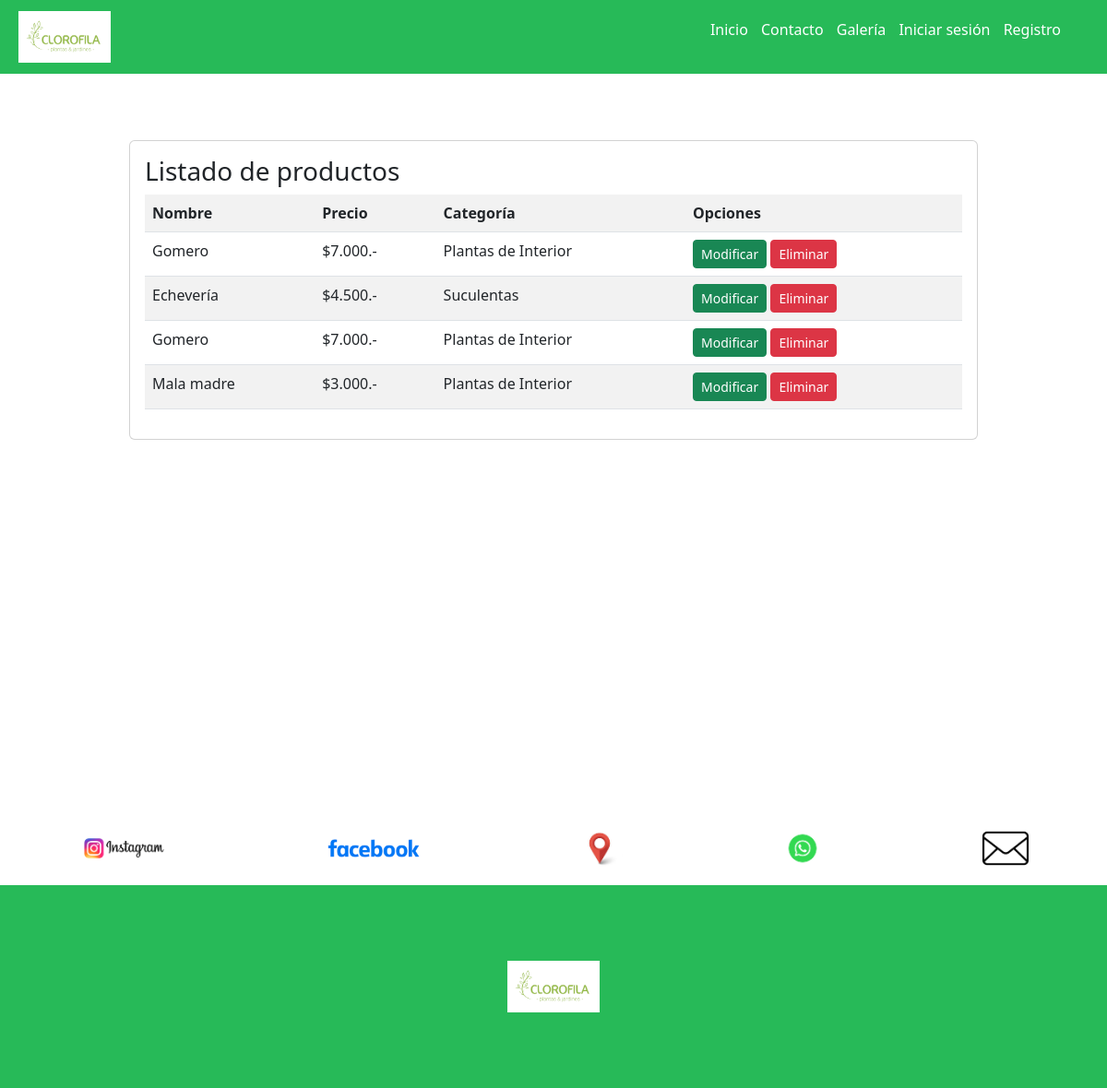
Screenshot of /listarProductos/ with the database file from the repository.
### core/models.py (models this page shows, shortened)
class producto(models.Model):
     nombre = models.CharField(max_length=50)
     precio = models.IntegerField()
     descripcion = models.TextField()
     exterior = models.BooleanField()
     categoria = models.ForeignKey(Categoria, on_delete=models.PROTECT)
     fecha_germinacion = models.DateField()
     imagen = models.ImageField(null=True, blank=True)
     stock = models.IntegerField(default=0)

class Categoria(models.Model):
    nombre = models.CharField(max_length=50)
    def __str__(self):
        return self.nombre

### core/views.py (the view)
# urls.py: path('listarProductos/', listarProductos, name="listarProductos"),
def listarProductos(request):
     prod =producto.objects.all()
     data = {
          'prod':prod
     }
     return render(request,'core/producto/listarProductos.html', data)

### core/templates/core/producto/listarProductos.html
{% extends 'core/base.html' %}
{% block contenido %}
{% load humanize%}
{% block css %}
<br>
<br>
<br>
<div class="card">
    <div class="card-body">
        <h3>Listado de productos</h3>
        <table class="table table-striped table=hover table=responsive-sm ">
            <tr>
                <th>Nombre</th>
                <th>Precio</th>
                <th>Categoría</th>
                <th>Opciones</th>
            </tr>
            {% for p in prod %}
            <tr>
                <td>{{ p.nombre }}</td>
                <td>${{ p.precio | intcomma }}.-</td>
                <td>{{ p.categoria }}</td>
                <td>
                    <a href="{% url 'modificarProducto' p.id%}" class="btn btn-success btn-sm">Modificar</a>
                    <a href="{% url 'eliminarProducto' p.id%}" class="btn btn-danger btn-sm">Eliminar</a>
                </td>
            </tr>
            {% endfor %}
        </table>
    </div>
</div>
{% endblock %}
{% endblock %}

### core/static/core/css/estilos.css (style rules this page uses)
* { margin:0; padding:0; }
body { background-color:#EDF2F7; font-family: 'Open Sans', sans-serif; }
.card { margin-left: 20px; margin-right: 20px; }

### rows the page displays
producto: nombre "Gomero", precio "7.000", categoria "Plantas de Interior"
producto: nombre "Echevería", precio "4.500", categoria "Suculentas"
producto: nombre "Gomero", precio "7.000", categoria "Plantas de Interior"
producto: nombre "Mala madre", precio "3.000", categoria "Plantas de Interior"
